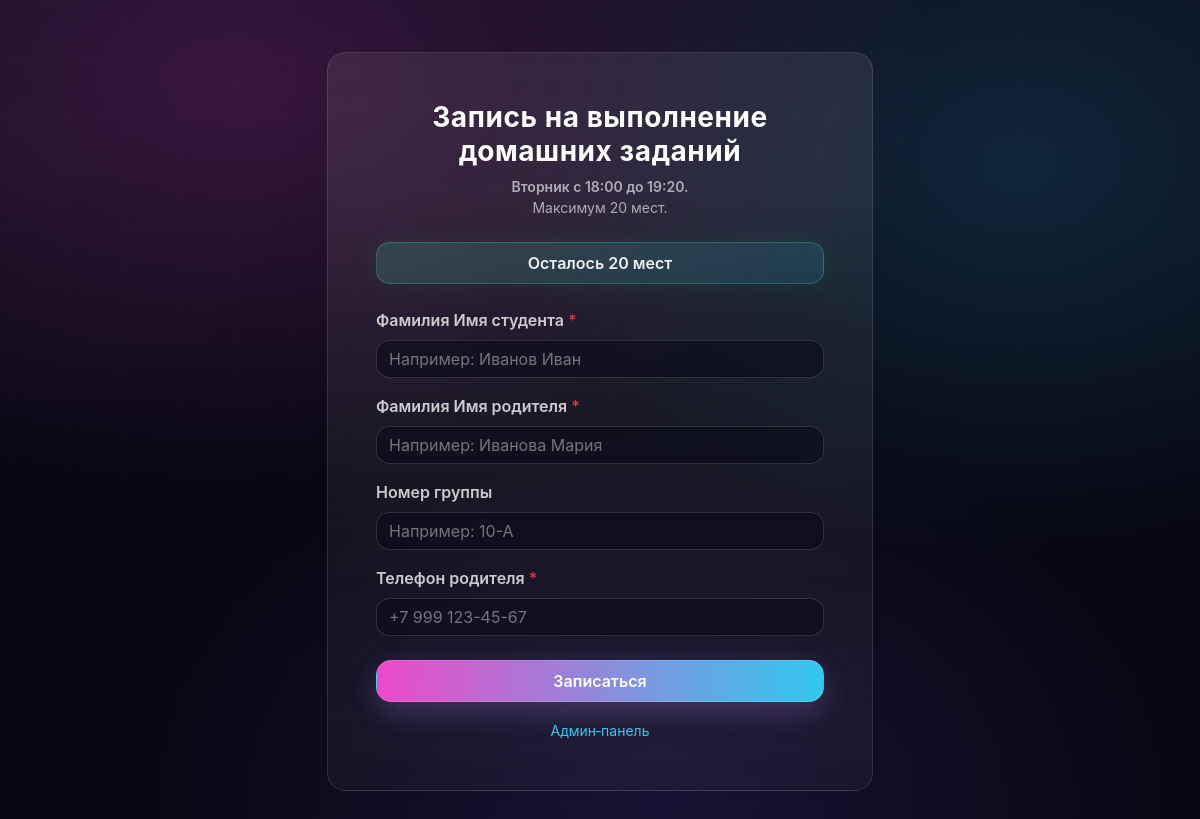
The page / on the database its author committed.
### tables this page shows
CREATE TABLE schedule (
  weekday INTEGER PRIMARY KEY CHECK(weekday BETWEEN 0 AND 6),
  is_open INTEGER NOT NULL DEFAULT 1 CHECK(is_open IN (0, 1)),
  start_time TEXT NOT NULL DEFAULT '18:00',
  end_time TEXT NOT NULL DEFAULT '19:20',
  max_seats INTEGER NOT NULL DEFAULT 20 CHECK(max_seats >= 0)
);

### app.py (the view, shortened to what this page needs)
    @app.route("/", methods=["GET", "POST"])
    def index():
        today = date.today()
        weekday = today.weekday()
        schedule = get_schedule(weekday)
        seats_left = get_seats_left(today, schedule.max_seats) if schedule.is_open else 0
        return render_template(
            "index.html",
            weekday_name=WEEKDAYS_RU.get(weekday, str(weekday)),
            schedule=schedule,
            seats_left=seats_left,
        )

### app.py (called while the page is built)
def row_to_schedule(row) -> Schedule:  # sqlite3.Row
    return Schedule(
        weekday=int(row["weekday"]),
        is_open=bool(row["is_open"]),
        start_time=str(row["start_time"]),
        end_time=str(row["end_time"]),
        max_seats=int(row["max_seats"]),
    )

def get_schedule(weekday: int) -> Schedule:
    row = query_one("SELECT * FROM schedule WHERE weekday = ?;", (weekday,))
    if row is None:
        return Schedule(weekday=weekday, is_open=True, start_time="18:00", end_time="19:20", max_seats=20)
    return row_to_schedule(row)

def get_seats_left(day: date, max_seats: int) -> int:
    row = query_one("SELECT COUNT(*) AS c FROM bookings WHERE booking_date = ?;", (day.isoformat(),))
    taken = int(row["c"]) if row else 0
    return max(0, max_seats - taken)

def cleanup_old_bookings() -> None:
    today = date.today().isoformat()
    db = get_db()
    db.execute("DELETE FROM bookings WHERE booking_date < ?;", (today,))
    db.commit()

### db.py (called while the page is built)
def _db_config() -> DbConfig:
    db_path = os.environ.get("APP_DB_PATH", "").strip()
    if db_path:
        return DbConfig(path=Path(db_path))
    return DbConfig(path=Path("data") / "app.db")

def get_db() -> sqlite3.Connection:
    if "db" not in g:
        cfg = _db_config()
        cfg.path.parent.mkdir(parents=True, exist_ok=True)
        conn = sqlite3.connect(cfg.path, detect_types=sqlite3.PARSE_DECLTYPES)
        conn.row_factory = sqlite3.Row
        conn.execute("PRAGMA foreign_keys = ON;")
        g.db = conn
    return g.db

def query_one(sql: str, params: Iterable[Any] = ()) -> sqlite3.Row | None:
    return get_db().execute(sql, tuple(params)).fetchone()

### templates/index.html (shortened to what this page needs)
{% extends "base.html" %}
{% block content %}
  <div class="container">
    <div class="row justify-content-center">
      <div class="col-12 col-md-8 col-lg-6">
        <div class="card shadow-sm border-0 rounded-4">
          <div class="card-body p-4 p-md-5">
            <div class="text-center mb-4">
              <h1 class="h3 fw-bold mb-2 main-title">Запись на выполнение домашних заданий</h1>
              <div class="text-muted small">
                {% if schedule.is_open %}
                  <div class="fw-semibold">{{ weekday_name }} с {{ schedule.start_time }} до {{ schedule.end_time }}.</div>
                  <div>Максимум {{ schedule.max_seats }} мест.</div>
                {% else %}
                  <div class="fw-semibold">Сегодня записи нет.</div>
                {% endif %}
              </div>
            </div>
            {% if schedule.is_open and seats_left > 0 %}
              <div class="alert alert-success text-center fw-semibold py-2">Осталось {{ seats_left }} мест</div>
            {% elif schedule.is_open and seats_left == 0 %}
              <div class="alert alert-danger text-center fw-semibold py-2">Мест больше нет</div>
            {% else %}
              <div class="alert alert-secondary text-center fw-semibold py-2">Запись закрыта</div>
            {% endif %}
            <form method="post" class="mt-4">
              <div class="mb-3">
                <label class="form-label">Фамилия Имя студента <span class="text-danger">*</span></label>
                <input name="student_name" class="form-control" placeholder="Например: Иванов Иван" required />
              </div>
              <div class="mb-3">
                <label class="form-label">Фамилия Имя родителя <span class="text-danger">*</span></label>
                <input name="parent_name" class="form-control" placeholder="Например: Иванова Мария" required />
              </div>
              <div class="mb-3">
                <label class="form-label">Номер группы</label>
                <input name="group_number" class="form-control" placeholder="Например: 10-А" />
              </div>
              <div class="mb-4">
                <label class="form-label">Телефон родителя <span class="text-danger">*</span></label>
                <input name="parent_phone" class="form-control" placeholder="+7 999 123-45-67" required />
              </div>
              <button class="btn btn-primary w-100 py-2 fw-semibold" type="submit" {% if (not schedule.is_open) or seats_left==0 %}disabled{% endif %}>
                Записаться
              </button>
            </form>
            <div class="text-center mt-3">
              <a class="small text-decoration-none" href="{{ url_for('admin_dashboard') }}">Админ‑панель</a>
            </div>
          </div>
        </div>
      </div>
    </div>
  </div>
{% endblock %}

### static/styles.css (style rules this page uses)
:root { --bg-0: #070712; --bg-1: #0b0a1a; --stroke: rgba(255, 255, 255, 0.12); --stroke-2: rgba(255, 255, 255, 0.18); --text: rgba(255, 255, 255, 0.92); --muted: rgba(255, 255, 255, 0.62); --neon-pink: #ff4fd8; --neon-purple: #8a5cff; --neon-cyan: #33d8ff; --neon-green: #4dffb5; --radius: 1.15rem; --radius-sm: 0.85rem; --shadow-neon: 0 0 0 1px rgba(255, 255, 255, 0.06), 0 12px 32px rgba(0, 0, 0, 0.55), 0 0 38px rgba(255, 79, 216, 0.18); }
html, body { height: 100%; }
body { font-family: Inter, system-ui, -apple-system, Segoe UI, Roboto, Arial, sans-serif; color: var(--text); font-feature-settings: "liga" 1, "kern" 1; background-color: var(--bg-0) !important; overflow-x: hidden; }
body.bg-light { background-color: var(--bg-0) !important; }
body::before, body::after { content: ""; position: fixed; inset: 0; pointer-events: none; z-index: -2; }
body::before { background: radial-gradient(1200px 700px at 20% 10%, rgba(255, 79, 216, 0.18), transparent 58%), radial-gradient(900px 650px at 85% 20%, rgba(51, 216, 255, 0.14), transparent 60%), radial-gradient(900px 650px at 55% 95%, rgba(138, 92, 255, 0.14), transparent 60%), linear-gradient(180deg, var(--bg-1), var(--bg-0) 60%); }
body::after { z-index: -1; background-image: linear-gradient(rgba(255, 255, 255, 0.05) 1px, transparent 1px), linear-gradient(90deg, rgba(255, 255, 255, 0.05) 1px, transparent 1px), radial-gradient(circle at 10% 20%, rgba(255, 255, 255, 0.06), transparent 40%), url("https://images.unsplash.com/photo-1520975958221-5d2f92f6c2bb?auto=format&fit=crop&w=1920&q=65"); background-size: 56px 56px, 56px 56px, 1400px 900px, cover; background-position: center, center, center, center; background-repeat: repeat, repeat, no-repeat, no-repeat; background-blend-mode: overlay, overlay, screen, soft-light; opacity: 0.22; filter: saturate(1.15) contrast(1.05); transform: translateZ(0); }
h1, h2, h3, h4, .h1, .h2, .h3, .h4 { font-family: Orbitron, Inter, system-ui, sans-serif; letter-spacing: 0.02em; }
.main-title { color: #ffffff; }
.text-muted { color: var(--muted) !important; }
.card { background: linear-gradient(180deg, rgba(255, 255, 255, 0.08), rgba(255, 255, 255, 0.03)) !important; border: 1px solid var(--stroke) !important; box-shadow: var(--shadow-neon); backdrop-filter: blur(14px); -webkit-backdrop-filter: blur(14px); }
.card.rounded-4 { border-radius: var(--radius) !important; }
.card .card-body { position: relative; }
.card .card-body::before { content: ""; position: absolute; inset: 0; border-radius: inherit; background: linear-gradient( 180deg, transparent 0%, rgba(255, 255, 255, 0.045) 18%, transparent 36%, rgba(255, 255, 255, 0.035) 54%, transparent 72%, rgba(255, 255, 255, 0.03) 90%, transparent 100% ); opacity: 0.28; mix-blend-mode: overlay; pointer-events: none; animation: scan 8s linear infinite; }
.form-label { color: rgba(255, 255, 255, 0.78); font-weight: 600; }
.form-control, .form-select { color: var(--text) !important; background: rgba(10, 10, 24, 0.55) !important; border: 1px solid rgba(255, 255, 255, 0.14) !important; border-radius: var(--radius-sm) !important; box-shadow: 0 0 0 1px rgba(0, 0, 0, 0.25) inset; }
.form-control::placeholder { color: rgba(255, 255, 255, 0.42); }
.btn { border-radius: calc(var(--radius-sm) + 0.1rem); transition: transform 140ms ease, box-shadow 140ms ease, filter 140ms ease, background-color 140ms ease, border-color 140ms ease; }
.btn-primary { border: 1px solid rgba(255, 255, 255, 0.14) !important; background: linear-gradient(90deg, rgba(255, 79, 216, 0.92), rgba(51, 216, 255, 0.92)) !important; box-shadow: 0 10px 30px rgba(255, 79, 216, 0.16), 0 10px 30px rgba(51, 216, 255, 0.12); }
.alert { border: 1px solid rgba(255, 255, 255, 0.10); border-radius: var(--radius-sm); }
.alert-success { color: rgba(255, 255, 255, 0.92); background: linear-gradient(90deg, rgba(77, 255, 181, 0.16), rgba(51, 216, 255, 0.12)); border-color: rgba(77, 255, 181, 0.22); box-shadow: 0 0 26px rgba(77, 255, 181, 0.08); }
a { color: rgba(51, 216, 255, 0.92); }

### rows shown on the page
schedule: start_time "18:00", end_time "19:20", max_seats "20"

### other values the page prints
{{ weekday_name }} "Вторник"
{{ seats_left }} "20"
